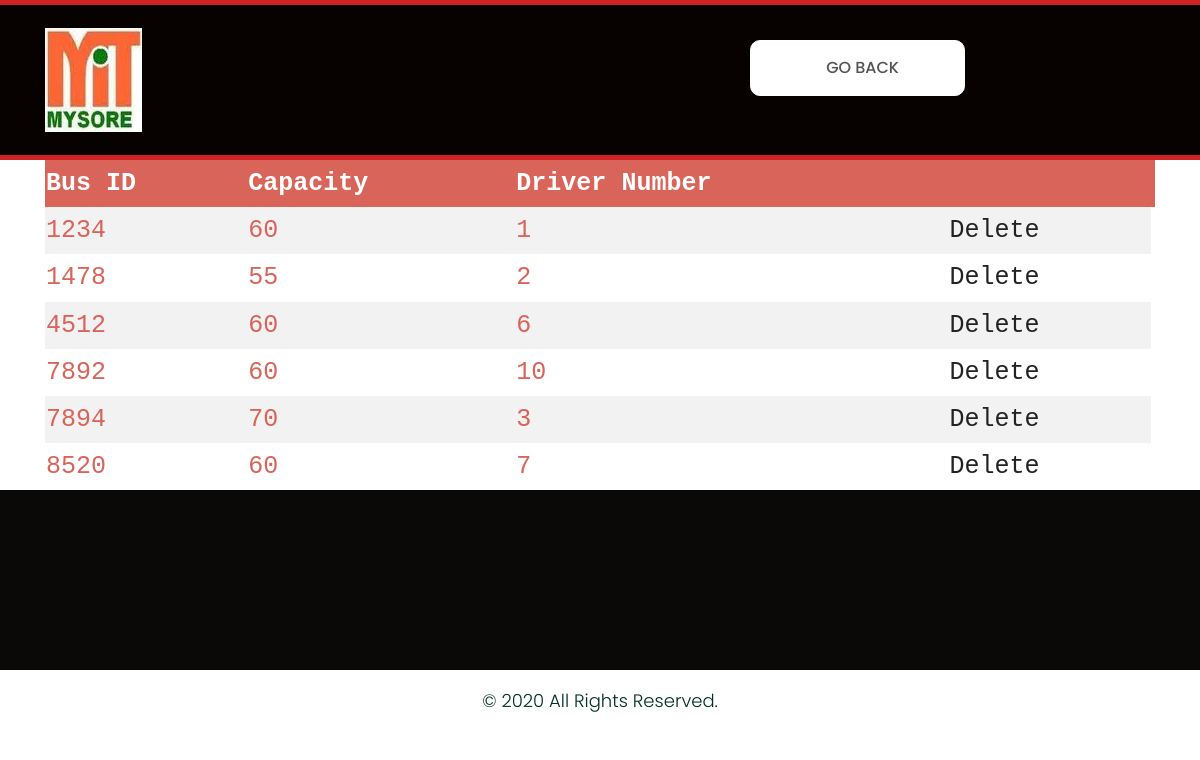
Screenshot of /MiniProject/displaybuses.php with the database file from the repository.
### tables this page shows
CREATE TABLE `buses` (
  `bus_id` varchar(20) NOT NULL,
  `capacity` int(200) DEFAULT NULL,
  `D_no` varchar(10) DEFAULT NULL
);

### MiniProject/displaybuses.php (the view, shortened to what this page needs)
<!DOCTYPE html>
<html lang="en">
<head>
    <link rel="stylesheet" href="css/bootstrap.min.css">
    <link rel="stylesheet" href="css/style.css">
    <link rel="stylesheet" href="css/responsive.css">
    <link rel="stylesheet" href="css/jquery.mCustomScrollbar.min.css">
    <link rel="stylesheet" href="https://netdna.bootstrapcdn.com/font-awesome/4.0.3/css/font-awesome.css">
    <link rel="stylesheet" href="https://cdnjs.cloudflare.com/ajax/libs/fancybox/2.1.5/jquery.fancybox.min.css" media="screen">
 </head>
<body class="main-layout">
    <header>
        <div class="header">
            <div class="container">
                <div class="row">
                    <div class="col-xl-2 col-lg-2 col-md-2 col-sm-2 col logo_section">
                        <div class="full">
                            <div class="center-desk">
                                <div class="logo">
                                    <a href="index.php"><img src="images/unnamed.jpg" alt="logo" /></a>
                                </div>
                            </div>
                        </div>
                    </div>
                    <div class="col-xl-8 col-lg-8 col-md-10 col-sm-10">
                        <div class="menu-area">
                            <div class="limit-box">
                                <nav class="main-menu">
                                    <ul class="menu-area-main">
                                        <li class="send"> <a href="busadd.php">Go Back</a> </li>
                                    </ul>
                                </nav>
                            </div>
                        </div>
                    </div>
                </div>
            </div>
    </header>
    <section class="banner_section">
        <div class="banner-main">
            <div class="container">
                <table>
                    <tr>
                        <th>Bus ID</th>
                        <th>Capacity</th>
                        <th>Driver Number</th>
                        <th></th>
                        <th></th>
                    </tr>
          <?php
           $con = mysqli_connect("localhost", "root", "", "bustransport") or die(mysqli_error($con));
           $select_query = "CALL `getBus`()";
           $result = $con-> query($select_query);
           if($result->num_rows > 0){
              while ($row = $result-> fetch_assoc()) {
                echo "<tr><td>".$row["bus_id"]."</td><td>".$row["capacity"]."</td><td>".$row["D_no"]."</td><td>"."<a href=deletebus.php?bus_id=".$row["bus_id"].">Delete</a>"."</td></tr>";
              }
              echo "</table>";
           }
           else {
               echo "0 result";
           }
           ?>
            </div>
        </div>
    </section>
    <footer id="footer_with_contact">
        <div class="footer">
            <div class="copyright">
                <p>© 2020 All Rights Reserved.</p>
            </div>
        </div>
    </footer>
</body>
</html>

### MiniProject/css/style.css (style rules this page uses)
* { box-sizing: border-box !important; }
html { scroll-behavior: smooth; }
body { color: #666666; font-size: 14px; font-family: 'poppins', sans-serif; line-height: 1.80857; font-weight: normal; overflow-x: hidden; }
a { color: #1f1f1f; text-decoration: none !important; outline: none !important; -webkit-transition: all .3s ease-in-out; -moz-transition: all .3s ease-in-out; -ms-transition: all .3s ease-in-out; -o-transition: all .3s ease-in-out; transition: all .3s ease-in-out; }
*, *::after, *::before { -webkit-box-sizing: border-box; -moz-box-sizing: border-box; box-sizing: border-box; }
ul, li, ol { margin: 0px; padding: 0px; list-style: none; }
p { margin: 0px; font-weight: 300; font-size: 15px; line-height: 24px; }
a { color: #222222; text-decoration: none; outline: none !important; }
a, .btn { text-decoration: none !important; outline: none !important; -webkit-transition: all .3s ease-in-out; -moz-transition: all .3s ease-in-out; -ms-transition: all .3s ease-in-out; -o-transition: all .3s ease-in-out; transition: all .3s ease-in-out; }
img { max-width: 100%; height: auto; }
.full { float: left; width: 100%; }
.full { width: 100%; float: left; margin: 0; padding: 0; }
.logo_section { text-align: center; }
.logo { float: left; }
nav.main-menu { float: right; margin-left: 0; }
.main-menu { text-align: center; }
.main-menu ul { margin: 0; list-style-type: none; margin-top: 12px; }
.main-menu ul>li { display: inline-block; position: relative; }
.main-menu ul>li a { padding: 7px 10px 7px 10px; line-height: 20px; font-size: 16px; display: block; font-weight: 500; color: #555454; text-transform: uppercase; margin: 0px 15px; }
.main-menu ul li:last-child a { padding-right: 0; }
.main-menu ul li:first-child { margin-left: 0; }
.main-menu ul>li { position: inherit; display: inline-block; vertical-align: middle; }
.header { background: #070100; padding: 23px 0px; border-top: #cf2323 solid 5px; border-bottom: #cf2323 solid 5px; }
.logo a { font-size: 40px; font-weight: bold; text-transform: uppercase; color: #fff; line-height: 40px; }
.banner-main { position: relative; }
.send { font-size: 16px; border: #fff solid 1px; padding: 10px 50px; background-color: #fff; align-items: center; flex-wrap: wrap; border-radius: 10px; color: #f70e0e; }
.footer { background: #0b0808; padding-top: 90px; }
.copyright { background-color: #fff; padding: 20px 0px; margin-top: 90px; }
.copyright p { color: #023023; font-size: 18px; line-height: 22px; text-align: center; }

### MiniProject/displaybuses.php (style rules this page uses)
table { border-collapse: collapse; width: 100%; color: #d96459; font-family: monospace; font-size: 25px; text-align: left; }
th { background-color: #d96459; color: white; }
tr:nth-child(even) { background-color: #f2f2f2 }

### rows the page displays
buses: bus_id "1234", capacity "60", D_no "1"
buses: bus_id "1478", capacity "55", D_no "2"
buses: bus_id "4512", capacity "60", D_no "6"
buses: bus_id "7892", capacity "60", D_no "10"
buses: bus_id "7894", capacity "70", D_no "3"
buses: bus_id "8520", capacity "60", D_no "7"
